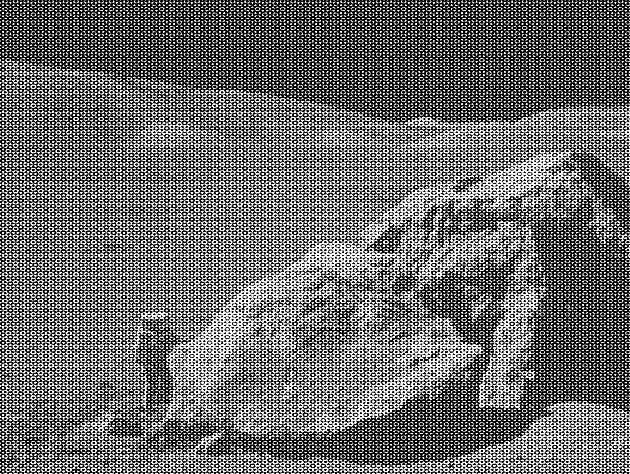
#> input picture oso.jpg, 630 x 474 px
$ jupyter execute Untitled1.ipynb
#> lines starting #> are read from the running program, lines starting #| are printed output that depends on the picture; after the words box and inside, x2 and y2 are one past the last pixel; in counts of white or black regions, pixels touching at a corner belong together
[cell 1]
import numpy as np
import cv2
from matplotlib import pyplot as plt


#tramform the image to ttf>>>>>>>>>>>>>>>>>>>>>>>>>>>>>>>


img = cv2.imread('oso.jpg',0)
#> img is the input picture: shape (474, 630); min 0, max 255, mean 109
dft = cv2.dft(np.float32(img),flags = cv2.DFT_COMPLEX_OUTPUT)
dft_shift = np.fft.fftshift(dft)


magnitude_spectrum = 20*np.log(cv2.magnitude(dft_shift[:,:,0],dft_shift[:,:,1]))
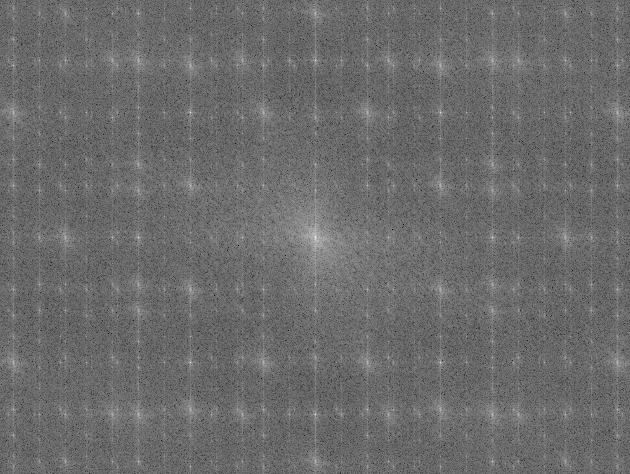
#> magnitude_spectrum: shape (474, 630) float32; min 66.1, max 346, mean 184.6; drawn with min black and max white
os = cv2.imread('oso..jpg',0)
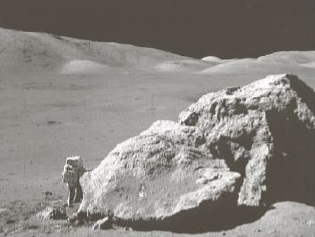
#> input picture oso..jpg, 315 x 237 px
#> os: shape (237, 315); min 62, max 255, mean 133.5
# create a mask first, band reject filter

rows, cols = img.shape# here we defind number of cals and rows in image
#> rows = 474; cols = 630
crow,ccol = rows/2 , cols/2# define the center if rows and cols
#> crow = 237; ccol = 315
r=160 #cutoff of low pass ideal filter
lp = np.zeros(img.size, img.dtype).reshape(img.shape)#create mask with size of the image
mask = np.zeros((rows,cols,2),np.uint8)
for icounter in range(1, rows):
    for jcounter in range(1, cols):
        if ((icounter - crow)**2 + (jcounter - ccol)**2) < r**2:
            mask[icounter, jcounter] = 1
            lp[icounter, jcounter] = 1
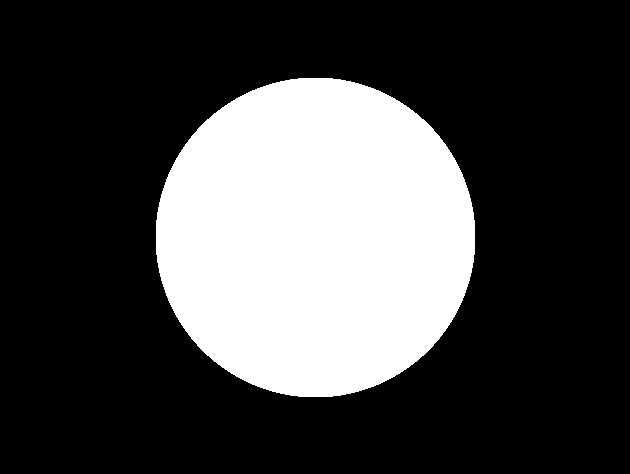
#> lp: shape (474, 630); values 0 (black) and 1 (white), 26.9% white; 1 white region, box (x1, y1, x2, y2) and area: (156, 78, 475, 397) 80369


plt.imshow(lp, cmap = 'gray')#show the low pass filter
plt.title('Filter'), plt.xticks([]), plt.yticks([])
plt.show()


r2=150#cutoff of high pass filter
hp = np.zeros(img.size, img.dtype).reshape(img.shape)#crete mask with size of image
mask2 = np.zeros((rows,cols,2),np.uint8)
for icounter in range(1, rows):
    for jcounter in range(1, cols):
        if ((icounter - crow)**2 + (jcounter - ccol)**2) > r2**2:
            mask2[icounter, jcounter] = 1
            hp[icounter, jcounter] = 1
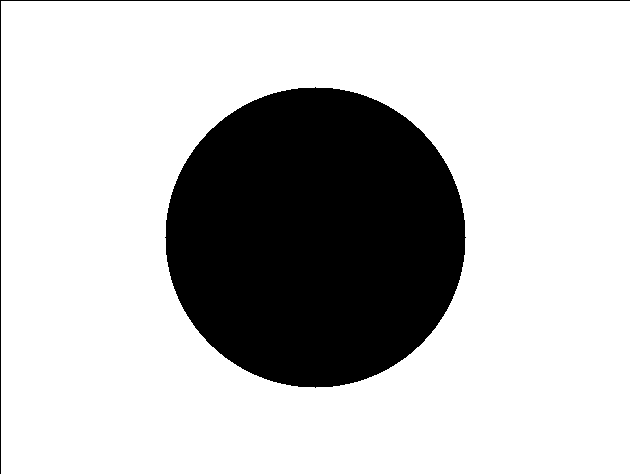
#> hp: shape (474, 630); values 0 (black) and 1 (white), 76% white; 2 black regions, box (x1, y1, x2, y2) and area: (165, 87, 466, 388) 70681, (0, 0, 630, 474) 1103


plt.imshow(hp, cmap = 'gray')#show the high pass filter
plt.title('Filter'), plt.xticks([]), plt.yticks([])
plt.show()
reject = np.zeros(img.size, img.dtype).reshape(img.shape)
maskre = np.zeros((rows,cols,2),np.uint8)


reject=lp*hp#find band bass filter by muliple of low pass with high pass
maskre=mask*mask2
plt.imshow(reject, cmap = 'gray')#show the band pass filter
plt.title('Filter'), plt.xticks([]), plt.yticks([])
plt.show()
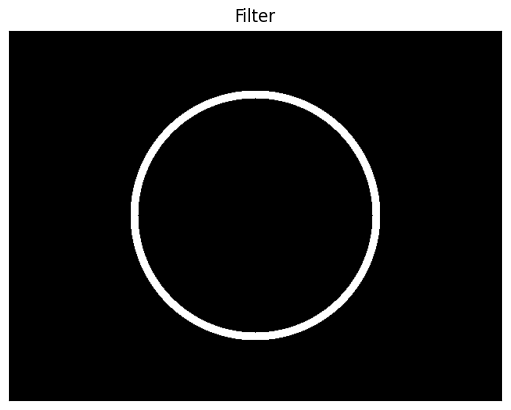
#> figure drawn by matplotlib, 1 panel


k=cv2.bitwise_not(reject)#not operation because we need to reject all the frequancy that inside of the circle not outside
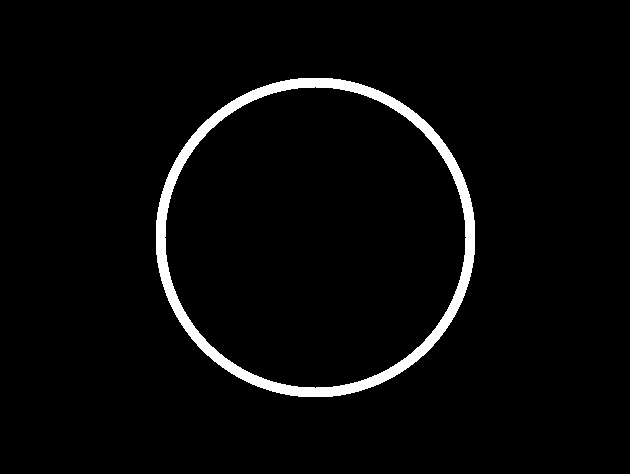
#> reject: shape (474, 630); values 0 (black) and 1 (white), 3.2% white; 1 white region, box (x1, y1, x2, y2) and area: (156, 78, 475, 397) 9688
kk=cv2.bitwise_not(maskre)

plt.imshow(k, cmap = 'gray')
plt.title('Filter'), plt.xticks([]), plt.yticks([])
plt.show()
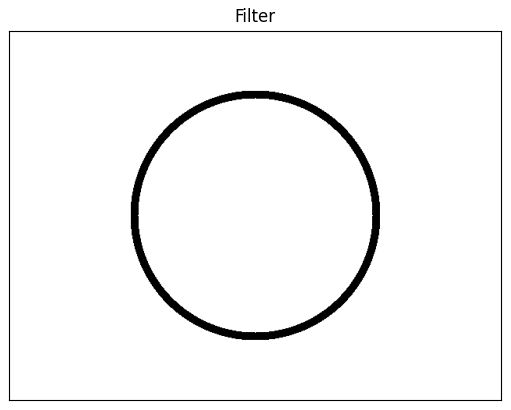
#> figure drawn by matplotlib, 1 panel


# apply mask and inverse DFT
fshift = dft_shift*kk
f_ishift = np.fft.ifftshift(fshift)
img_back = cv2.idft(f_ishift)
img_back = cv2.magnitude(img_back[:,:,0],img_back[:,:,1])


# [5 lines of commented-out code are left out]
fig, axes = plt.subplots(ncols=3, figsize=(8, 2.5))
ax = axes.ravel()
ax[0] = plt.subplot(1, 3, 1)
ax[1] = plt.subplot(1, 3, 2)
ax[2] = plt.subplot(1, 3, 3)

ax[0].imshow(img, cmap=plt.cm.gray)
ax[0].set_title('before')
ax[0].axis('off')

ax[1].imshow(magnitude_spectrum, cmap=plt.cm.gray)
ax[1].set_title('ft')
ax[1].axis('off')


ax[2].imshow(os, cmap=plt.cm.gray)
ax[2].set_title('after')
ax[2].axis('off')

plt.show()
